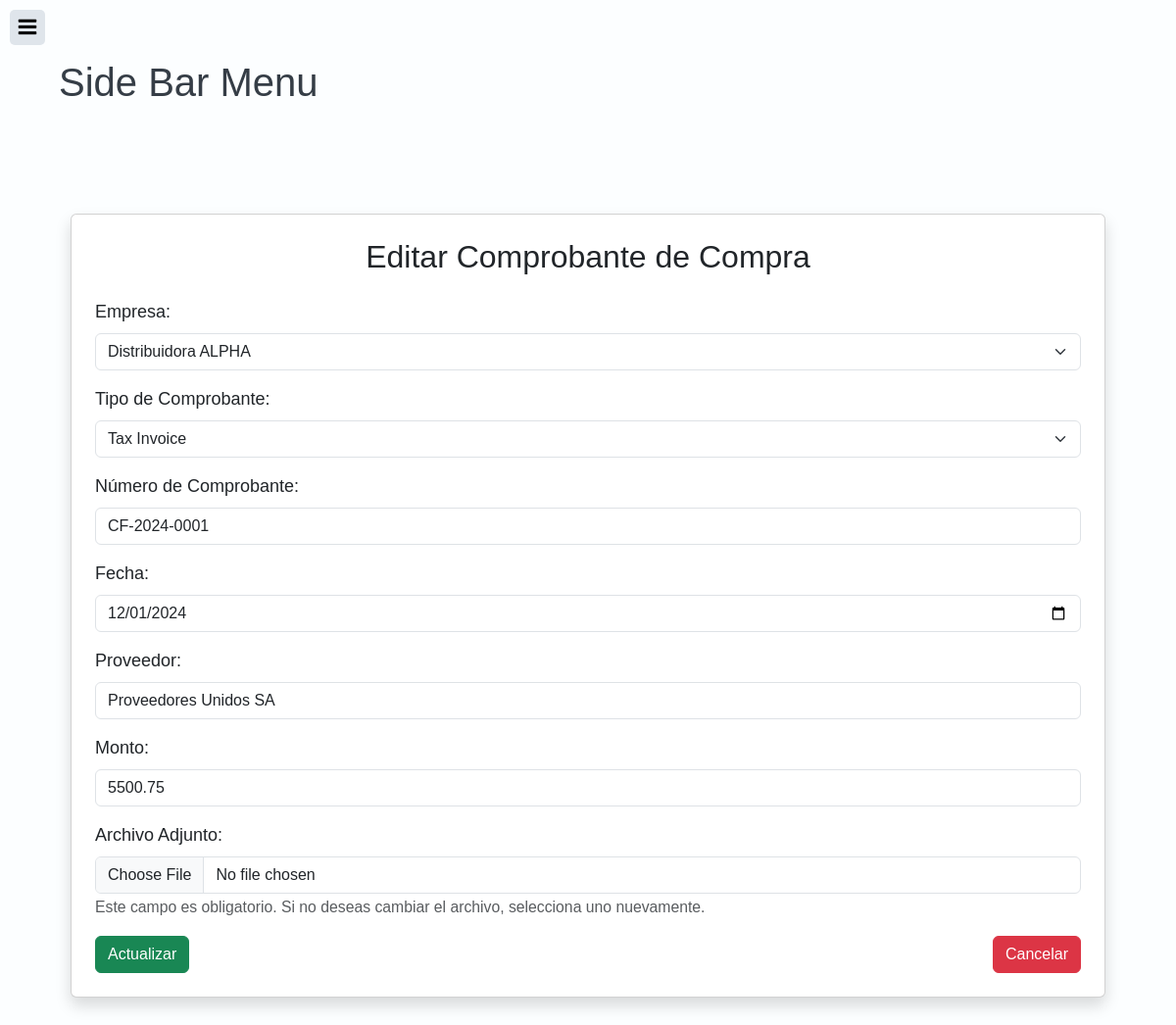
The page /views/purchaseReceipts/purchaseReceipts.php?action=edit&id=1 (signed in) on the database its author committed.
### tables this page shows
CREATE TABLE purchase_receipts (
    purchase_receipt_id INT AUTO_INCREMENT PRIMARY KEY,
    company_id INT,
    receipt_type ENUM('Tax Invoice', 'Final Consumer') NOT NULL,
    receipt_number VARCHAR(50) NOT NULL,
    receipt_date DATE NOT NULL,
    amount DECIMAL(10,2) NOT NULL,
    supplier VARCHAR(200) NOT NULL,
    attachment LONGBLOB,
    FOREIGN KEY (company_id) REFERENCES companies(company_id)
);

CREATE TABLE companies (
    company_id INT AUTO_INCREMENT PRIMARY KEY,
    name VARCHAR(200) NOT NULL,
    company_type ENUM('Natural', 'Legal') NOT NULL,
    address TEXT,
    phone VARCHAR(20),
    email VARCHAR(100)
);

### controllers/PurchaseReceiptController.php (called while the page is built, shortened)
<?php
require_once(dirname(__FILE__) . "/../config/config.php");
require_once(dirname(__FILE__) . "/../models/PurchaseReceiptModel.php");
class PurchaseReceiptController
{
    private $purchaseReceipt;
    public function __construct()
    {
        $database = new Database();
        $this->db = $database->getConnection();
        $this->purchaseReceipt = new PurchaseReceiptModel($this->db);
    }
    public function edit($id)
    {
        $this->purchaseReceipt->purchase_receipt_id = $id;
        $this->purchaseReceipt->getById();
        $purchaseReceipt = $this->purchaseReceipt;
        include(dirname(__FILE__) . '/../views/purchaseReceipts/update.php');
    }
}
?>

### config/config.php (called while the page is built, shortened)
<?php
class Database {
    private $host = "localhost";
    private $database = "ContadorcitoDB";
    private $user = "root";
    private $password = "123123";
    public function getConnection() {
        $this->conn = null;
        try {
            $this->conn = new PDO(
                "mysql:host=".$this->host.";dbname=".$this->database.";charset=utf8",
                $this->user,
                $this->password
            );
            $this->conn->setAttribute(PDO::ATTR_ERRMODE, PDO::ERRMODE_EXCEPTION);
        } catch(PDOException $ex) {
            error_log("Connection error: " . $ex->getMessage());
            die("Database connection failed.");
        }
        return $this->conn;
    }
}
?>

### models/CompanyModel.php (called while the page is built, shortened)
<?php
class CompanyModel {
    private $conn;
    private $table_name = "companies";
    public function __construct($db) {
        $this->conn = $db;
    }
    public function getAll() {
        $query = "SELECT * FROM {$this->table_name}";
        $stmt = $this->conn->prepare($query);
        $stmt->execute();
        return $stmt;
    }
}
?>

### models/PurchaseReceiptModel.php (called while the page is built, shortened)
<?php
class PurchaseReceiptModel {
    private $conn;
    private $table_name = "purchase_receipts";
    public $purchase_receipt_id;
    public function __construct($db) {
        $this->conn = $db;
    }
    public function getById() {
        $query = "SELECT * FROM {$this->table_name} WHERE purchase_receipt_id = :purchase_receipt_id";
        $stmt = $this->conn->prepare($query);
        $stmt->bindParam(":purchase_receipt_id", $this->purchase_receipt_id);
        $stmt->execute();
        $row = $stmt->fetch(PDO::FETCH_ASSOC);
        if ($row) {
            $this->company_id = $row['company_id'];
            $this->receipt_type = $row['receipt_type'];
            $this->receipt_number = $row['receipt_number'];
            $this->receipt_date = $row['receipt_date'];
            $this->amount = $row['amount'];
            $this->supplier = $row['supplier'];
        }
    }
}
?>

### views/purchaseReceipts/update.php (the view, shortened to what this page needs)
<?php
include '../template/header.php';
require_once __DIR__ . '/../../models/CompanyModel.php';
$companyModel = new CompanyModel((new Database())->getConnection());
$companies = $companyModel->getAll()->fetchAll(PDO::FETCH_ASSOC);
?>
<div class="container mt-5">
    <div class="card p-4 shadow">
        <h2 class="mb-4 text-center">Editar Comprobante de Compra</h2>
        <form action="" method="POST" name="frmEdit" enctype="multipart/form-data" onsubmit="return validateForm()" novalidate>
            <div class="mb-3">
                <label for="company_id" class="form-label">Empresa:</label>
                <select
                    id="company_id"
                    name="company_id"
                    class="form-select"
                    required>
                    <?php foreach ($companies as $company): ?>
                        <option value="<?= $company['company_id'] ?>"
                            <?= $purchaseReceipt->company_id == $company['company_id'] ? 'selected' : '' ?>>
                            <?= htmlspecialchars($company['name']) ?>
                        </option>
                    <?php endforeach; ?>
                </select>
            </div>
            <div class="mb-3">
                <label for="receipt_type" class="form-label">Tipo de Comprobante:</label>
                <select
                    id="receipt_type"
                    name="receipt_type"
                    class="form-select"
                    required>
                    <option value="Tax Invoice" <?= $purchaseReceipt->receipt_type == 'Tax Invoice' ? 'selected' : '' ?>>Tax Invoice</option>
                </select>
            </div>
            <div class="mb-3">
                <label for="receipt_number" class="form-label">Número de Comprobante:</label>
                <input
                    type="text"
                    id="receipt_number"
                    name="receipt_number"
                    class="form-control"
                    value="<?= htmlspecialchars($purchaseReceipt->receipt_number) ?>"
                    required>
            </div>
            <div class="mb-3">
                <label for="receipt_date" class="form-label">Fecha:</label>
                <input
                    type="date"
                    id="receipt_date"
                    name="receipt_date"
                    class="form-control"
                    value="<?= $purchaseReceipt->receipt_date ?>"
                    required>
            </div>
            <div class="mb-3">
                <label for="supplier" class="form-label">Proveedor:</label>
                <input
                    type="text"
                    id="supplier"
                    name="supplier"
                    class="form-control"
                    value="<?= htmlspecialchars($purchaseReceipt->supplier) ?>"
                    required>
            </div>
            <div class="mb-3">
                <label for="amount" class="form-label">Monto:</label>
                <input
                    type="number"
                    id="amount"
                    name="amount"
                    step="0.01"
                    class="form-control"
                    value="<?= $purchaseReceipt->amount ?>"
                    required>
            </div>
            <div class="mb-3">
                <label for="attachment" class="form-label">Archivo Adjunto:</label>
                <input
                    type="file"
                    id="attachment"
                    name="attachment"
                    class="form-control"
                    accept=".pdf,.json"
                    required>
                <small class="form-text text-muted">Este campo es obligatorio. Si no deseas cambiar el archivo, selecciona uno nuevamente.</small>
            </div>
            <div class="d-flex justify-content-between">
                <button type="submit" class="btn btn-success">Actualizar</button>
                <a href="?" class="btn btn-danger">Cancelar</a>
            </div>
        </form>
    </div>
</div>
<?php include '../template/footer.php'; ?>

### resources/index.css (style rules this page uses)
body { margin: 0; background: #556270; color: #353d46; font: 18px/27px 'Arial', sans-serif; }

### rows shown on the page
purchase_receipts: company_id "Distribuidora ALPHA", receipt_type "Tax Invoice", receipt_number "CF-2024-0001", receipt_date "12/01/2024", supplier "Proveedores Unidos SA", amount "5500.75"
